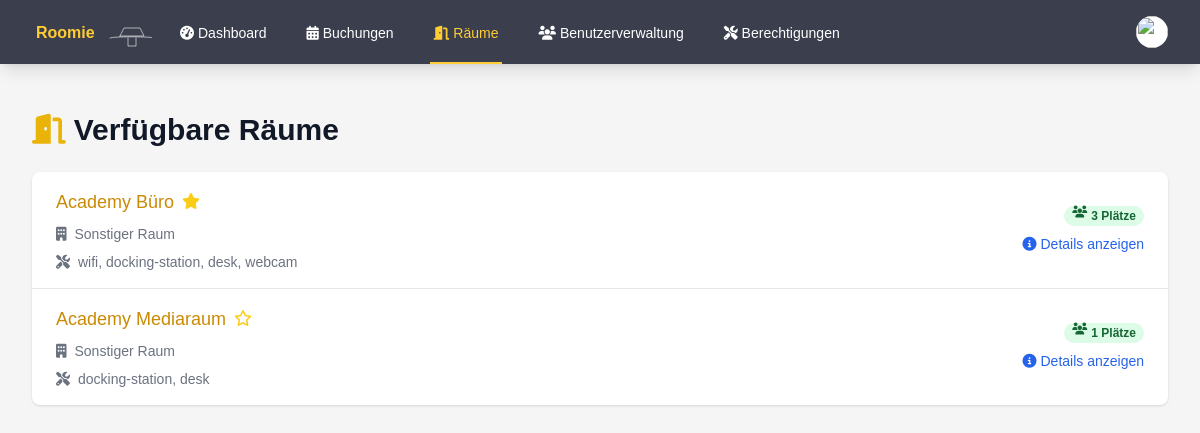
Page /rooms.php (signed in) on the committed database.
### tables this page shows
CREATE TABLE rooms (
        id INTEGER PRIMARY KEY AUTOINCREMENT,
        name TEXT NOT NULL,
        number TEXT,
        type TEXT NOT NULL,
        capacity INTEGER DEFAULT 0,
        is_favorite INTEGER DEFAULT 0,
        equipment TEXT,
        grid_position INTEGER
    );

### auth.php (called while the page is built, shortened)
<?php
function isAdmin() {
    return isset($_SESSION['is_admin']) && $_SESSION['is_admin'] == 1;
}

### rooms.php (the view, shortened to what this page needs)
<?php
require_once 'auth.php';
$current_page = basename($_SERVER['PHP_SELF']);
try {
    $db = getDatabaseConnection();
    $stmt = $db->query('SELECT r.id, r.name, r.type, r.capacity, r.equipment, r.is_favorite
                        FROM rooms r
                        ORDER BY r.is_favorite DESC, r.name');
    $rooms = $stmt->fetchAll(PDO::FETCH_ASSOC);
} catch (PDOException $e) {
    $error = "Datenbankfehler: " . $e->getMessage();
}
function getRoomTypeName($type)
{
    switch ($type) {
        default:
            return 'Sonstiger Raum';
    }
}
?>
<!DOCTYPE html>
<html lang="de">
<head>
    <script src="https://cdn.tailwindcss.com"></script>
    <link rel="stylesheet" href="https://cdnjs.cloudflare.com/ajax/libs/font-awesome/6.4.0/css/all.min.css">
    <link rel="stylesheet" href="styles.css">
</head>
<body class="bg-custom-background">
    <nav class="bg-custom-nav shadow-lg" x-data="{ open: false }">
        <div class="max-w-7xl mx-auto px-4 sm:px-6 lg:px-8">
            <div class="flex justify-between h-16">
                <div class="flex">
                    <div class="flex-shrink-0 flex items-center">
                        <a href="index.php">
                            <img class="h-8 w-auto" src="test.svg" alt="Roomie Logo">
                        </a>
                    </div>
                    <div class="hidden sm:ml-6 sm:flex sm:space-x-8">
                        <a href="index.php" class="inline-flex items-center px-1 pt-1 border-b-2 text-sm font-medium <?php echo $current_page == 'index.php' ? 'active' : 'inactive'; ?>">
                            <i class="fas fa-tachometer-alt mr-1"></i>Dashboard
                        </a>
                        <a href="bookings.php" class="inline-flex items-center px-1 pt-1 border-b-2 text-sm font-medium <?php echo $current_page == 'bookings.php' ? 'active' : 'inactive'; ?>">
                            <i class="fas fa-calendar-alt mr-1"></i>Buchungen
                        </a>
                        <a href="rooms.php" class="inline-flex items-center px-1 pt-1 border-b-2 text-sm font-medium <?php echo $current_page == 'rooms.php' ? 'active' : 'inactive'; ?>">
                            <i class="fas fa-door-open mr-1"></i>Räume
                        </a>
                        <?php if (isAdmin()) : ?>
                            <a href="admin_users.php" class="inline-flex items-center px-1 pt-1 border-b-2 text-sm font-medium <?php echo $current_page == 'admin_users.php' ? 'active' : 'inactive'; ?>">
                                <i class="fas fa-users mr-1"></i>Benutzerverwaltung
                            </a>
                            <a href="admin_permissions.php" class="inline-flex items-center px-1 pt-1 border-b-2 text-sm font-medium text-white <?php echo $current_page == 'admin_permissions.php' ? 'border-yellow-400' : 'border-transparent'; ?>">
                                <i class="fas fa-tools"></i>&nbsp;Berechtigungen
                            </a>
                        <?php endif; ?>
                    </div>
                </div>
                <div class="hidden sm:ml-6 sm:flex sm:items-center">
                    <div class="ml-3 relative" x-data="{ open: false }">
                        <div>
                            <button @click="open = !open" class="bg-white rounded-full flex text-sm focus:outline-none focus:ring-2 focus:ring-offset-2 focus:ring-yellow-500" id="user-menu" aria-haspopup="true" x-bind:aria-expanded="open">
                                <img class="h-8 w-8 rounded-full" src="https://images.unsplash.com/photo-1472099645785-5658abf4ff4e?ixlib=rb-1.2.1&ixid=eyJhcHBfaWQiOjEyMDd9&auto=format&fit=facearea&facepad=2&w=256&h=256&q=80" alt="">
                            </button>
                        </div>
                    </div>
                </div>
            </div>
        </div>
    </nav>
    <div class="max-w-7xl mx-auto py-6 sm:px-6 lg:px-8">
        <div class="px-4 py-6 sm:px-0">
            <h1 class="text-3xl font-bold text-gray-900 mb-6">
                <i class="fas fa-door-open text-yellow-500 mr-2"></i>Verfügbare Räume
            </h1>
            <div class="bg-white shadow overflow-hidden sm:rounded-lg">
                <ul class="divide-y divide-gray-200">
                    <?php foreach ($rooms as $room) : ?>
                        <li class="hover:bg-gray-50 transition duration-150 ease-in-out">
                            <div class="px-4 py-4 sm:px-6 flex justify-between items-center">
                                <div class="flex-1 min-w-0">
                                    <div class="flex items-center">
                                        <a href="room_details.php?id=<?php echo $room['id']; ?>" class="text-lg font-medium text-yellow-600 truncate hover:underline">
                                            <?php echo htmlspecialchars($room['name']); ?>
                                        </a>
                                        <form method="POST" action="rooms.php" class="ml-2">
                                            <button type="submit" class="focus:outline-none">
                                                <i class="<?php echo $room['is_favorite'] ? 'fas' : 'far'; ?> fa-star text-yellow-400 hover:text-yellow-500 transition duration-150 ease-in-out"></i>
                                            </button>
                                        </form>
                                    </div>
                                    <div class="mt-2 flex items-center text-sm text-gray-500">
                                        <i class="fas fa-building mr-2"></i>
                                        <?php echo htmlspecialchars(getRoomTypeName($room['type'])); ?>
                                    </div>
                                    <div class="mt-2 flex items-center text-sm text-gray-500">
                                        <i class="fas fa-tools mr-2"></i>
                                        <?php echo htmlspecialchars(implode(', ', json_decode($room['equipment'], true) ?? [])); ?>
                                    </div>
                                </div>
                                <div class="ml-4 flex-shrink-0 flex flex-col items-end">
                                    <span class="px-2 inline-flex text-xs leading-5 font-semibold rounded-full bg-green-100 text-green-800">
                                        <i class="fas fa-users mr-1"></i><?php echo $room['capacity']; ?> Plätze
                                    </span>
                                    <a href="room_details.php?id=<?php echo $room['id']; ?>" class="mt-2 text-blue-600 hover:text-blue-800 text-sm font-medium">
                                        <i class="fas fa-info-circle mr-1"></i>Details anzeigen
                                    </a>
                                </div>
                            </div>
                        </li>
                    <?php endforeach; ?>
                </ul>
            </div>
        </div>
    </div>
</body>
</html>

### styles.css (style rules this page uses)
.active { color: #ffcc33 !important; border-color: #ffcc33 !important; }
.inactive { color: #fff !important; border-color: transparent !important; }
body { font-family: 'Source Sans 3', sans-serif; }
.bg-custom-nav { background-color: #3b3e4d; }
.bg-custom-background { background-color: #f5f5f5; }

### rows in the picture
rooms: name "Academy Büro", is_favorite 1 (drawn), type "Sonstiger Raum", equipment "wifi, docking-station, desk, webcam", capacity "3"
rooms: name "Academy Mediaraum", is_favorite 0 (drawn), type "Sonstiger Raum", equipment "docking-station, desk", capacity "1"
